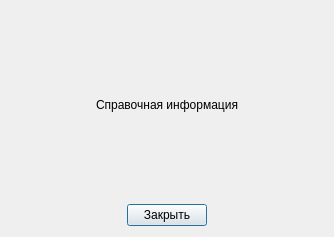
<?xml version="1.0" encoding="UTF-8"?>
<ui version="4.0">
 <class>HelpDialog</class>
 <widget class="QDialog" name="HelpDialog">
  <property name="geometry">
   <rect>
    <x>0</x>
    <y>0</y>
    <width>334</width>
    <height>237</height>
   </rect>
  </property>
  <property name="windowTitle">
   <string>Справка</string>
  </property>
  <layout class="QVBoxLayout" name="verticalLayout_2">
   <item>
    <layout class="QVBoxLayout" name="verticalLayout">
     <item>
      <spacer name="verticalSpacer">
       <property name="orientation">
        <enum>Qt::Vertical</enum>
       </property>
       <property name="sizeHint" stdset="0">
        <size>
         <width>20</width>
         <height>40</height>
        </size>
       </property>
      </spacer>
     </item>
     <item>
      <layout class="QHBoxLayout" name="horizontalLayout">
       <item>
        <spacer name="horizontalSpacer">
         <property name="orientation">
          <enum>Qt::Horizontal</enum>
         </property>
         <property name="sizeHint" stdset="0">
          <size>
           <width>40</width>
           <height>20</height>
          </size>
         </property>
        </spacer>
       </item>
       <item>
        <widget class="QLabel" name="helpLabel">
         <property name="text">
          <string>Справочная информация</string>
         </property>
        </widget>
       </item>
       <item>
        <spacer name="horizontalSpacer_2">
         <property name="orientation">
          <enum>Qt::Horizontal</enum>
         </property>
         <property name="sizeHint" stdset="0">
          <size>
           <width>40</width>
           <height>20</height>
          </size>
         </property>
        </spacer>
       </item>
      </layout>
     </item>
     <item>
      <spacer name="verticalSpacer_2">
       <property name="orientation">
        <enum>Qt::Vertical</enum>
       </property>
       <property name="sizeHint" stdset="0">
        <size>
         <width>20</width>
         <height>40</height>
        </size>
       </property>
      </spacer>
     </item>
    </layout>
   </item>
   <item>
    <layout class="QHBoxLayout" name="horizontalLayout_2">
     <item>
      <spacer name="horizontalSpacer_3">
       <property name="orientation">
        <enum>Qt::Horizontal</enum>
       </property>
       <property name="sizeHint" stdset="0">
        <size>
         <width>40</width>
         <height>20</height>
        </size>
       </property>
      </spacer>
     </item>
     <item>
      <widget class="QPushButton" name="exitButton">
       <property name="text">
        <string>Закрыть</string>
       </property>
      </widget>
     </item>
     <item>
      <spacer name="horizontalSpacer_4">
       <property name="orientation">
        <enum>Qt::Horizontal</enum>
       </property>
       <property name="sizeHint" stdset="0">
        <size>
         <width>40</width>
         <height>20</height>
        </size>
       </property>
      </spacer>
     </item>
    </layout>
   </item>
  </layout>
 </widget>
 <resources/>
 <connections/>
</ui>
